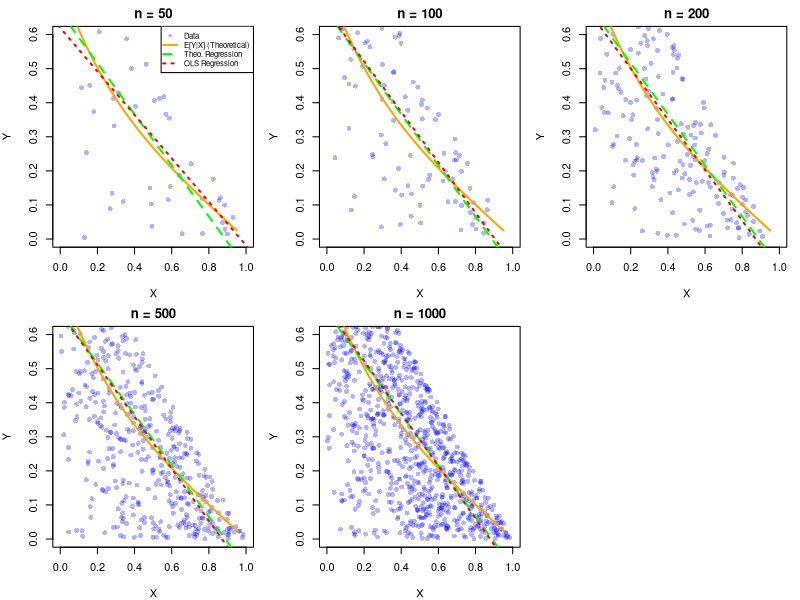

This figure's R source:
# Linear Regression Task
# Joint density: f(x,y) = c(x + y^2) on [0,1]^2 with x + y < 1

# ============================================================================
# Part 1: 理论计算
# ============================================================================

# 归一化常数 c = 4 (已通过积分验证)
c <- 4

# 理论条件期望 E[Y|X=x]
theoretical_cond_exp <- function(x) {
  return(3 * (1 - x) * (1 + x^2) / (4 * (1 + x + x^2)))
}

# 数值积分计算理论回归线系数
calculate_theoretical_regression <- function(n_grid = 1000) {
  # 初始化
  EX <- 0
  EY <- 0
  EX2 <- 0
  EXY <- 0
  total_prob <- 0
  
  # 网格积分
  dx <- 1 / n_grid
  dy <- 1 / n_grid
  
  for (i in 0:(n_grid - 1)) {
    x <- i / n_grid
    for (j in 0:(n_grid - 1)) {
      y <- j / n_grid
      
      if (x + y < 1) {
        prob <- c * (x + y^2) * dx * dy
        EX <- EX + x * prob
        EY <- EY + y * prob
        EX2 <- EX2 + x^2 * prob
        EXY <- EXY + x * y * prob
        total_prob <- total_prob + prob
      }
    }
  }
  
  # 归一化
  EX <- EX / total_prob
  EY <- EY / total_prob
  EX2 <- EX2 / total_prob
  EXY <- EXY / total_prob
  
  # 计算回归系数: beta = Cov(X,Y) / Var(X)
  beta <- (EXY - EX * EY) / (EX2 - EX^2)
  alpha <- EY - beta * EX
  
  return(list(alpha = alpha, beta = beta, EX = EX, EY = EY, EX2 = EX2, EXY = EXY))
}

# 计算理论回归线 E[Y|X=x] = 3(1-x)(1+x²) / [4(1+x+x²)]
theoretical_reg <- calculate_theoretical_regression()
cat("Theoretical Regression Line:\n")
cat(sprintf("Y = %.4f + %.4f * X\n", theoretical_reg$alpha, theoretical_reg$beta))
cat(sprintf("E[X] = %.4f, E[Y] = %.4f\n\n", theoretical_reg$EX, theoretical_reg$EY))

# ============================================================================
# Part 2: 从分布中抽样 (Rejection Sampling)
# ============================================================================

# 拒绝抽样方法生成样本
generate_sample <- function(n, c = 4) {
  samples <- matrix(nrow = 0, ncol = 2)
  max_density <- c * 1  # maximum value of c(x + y^2) on the region
  
  attempts <- 0
  max_attempts <- n * 1000
  
  while (nrow(samples) < n && attempts < max_attempts) {
    # 在 [0,1]^2 中均匀抽样
    x <- runif(1)
    y <- runif(1)
    
    # 检查是否在定义域内
    if (x + y < 1) {
      # 计算密度
      density <- c * (x + y^2)
      u <- runif(1) * max_density
      
      # 接受-拒绝步骤
      if (u <= density) {
        samples <- rbind(samples, c(x, y))
      }
    }
    attempts <- attempts + 1
  }
  
  colnames(samples) <- c("x", "y")
  return(as.data.frame(samples))
}

# ============================================================================
# Part 3: 模拟不同样本量并计算OLS估计
# ============================================================================

# 样本量
sample_sizes <- c(50, 100, 200, 500, 1000)

# 存储结果
ols_results <- list()

# 打开PDF设备保存图片
pdf("linear_regression.pdf", width = 12, height = 8)

# 设置绘图参数
par(mfrow = c(2, 3), mar = c(4, 4, 2, 1))

for (n in sample_sizes) {
  cat(sprintf("\n=== Sample size: %d ===\n", n))
  
  # 生成样本
  data <- generate_sample(n)
  
  # OLS回归
  ols_model <- lm(y ~ x, data = data)
  ols_alpha <- coef(ols_model)[1]
  ols_beta <- coef(ols_model)[2]
  
  # 存储结果
  ols_results[[as.character(n)]] <- list(
    alpha = ols_alpha,
    beta = ols_beta,
    n = n
  )
  
  cat(sprintf("OLS Regression: Y = %.4f + %.4f * X\n", ols_alpha, ols_beta))
  
  # 绘图
  plot(data$x, data$y, 
       pch = 16, col = rgb(0, 0, 1, 0.3), 
       xlim = c(0, 1), ylim = c(0, 0.6),
       xlab = "X", ylab = "Y",
       main = sprintf("n = %d", n))
  
  # 添加理论条件期望曲线 (橙色)
  x_seq <- seq(0, 0.95, length.out = 100)
  y_cond <- sapply(x_seq, theoretical_cond_exp)
  lines(x_seq, y_cond, col = "orange", lwd = 2)
  
  # 添加理论回归线 (绿色虚线)
  y_theo_reg <- theoretical_reg$alpha + theoretical_reg$beta * x_seq
  lines(x_seq, y_theo_reg, col = "green", lwd = 2, lty = 2)
  
  # 添加OLS回归线 (红色虚线)
  abline(ols_model, col = "red", lwd = 2, lty = 3)
  
  # 添加图例
  if (n == 50) {
    legend("topright", 
           legend = c("Data", "E[Y|X] (Theoretical)", 
                      "Theo. Regression", "OLS Regression"),
           col = c(rgb(0, 0, 1, 0.3), "orange", "green", "red"),
           lty = c(NA, 1, 2, 3),
           pch = c(16, NA, NA, NA),
           lwd = c(NA, 2, 2, 2),
           cex = 0.7)
  }
}

# 关闭PDF设备
dev.off()
cat("\nPlots saved to linear_regression.pdf\n")

# ============================================================================
# Part 4: 比较结果
# ============================================================================

cat("\n\n=== Summary of Results ===\n")
cat(sprintf("Theoretical Regression: Y = %.4f + %.4f * X\n\n", 
            theoretical_reg$alpha, theoretical_reg$beta))

cat("OLS Estimates:\n")
for (n in sample_sizes) {
  result <- ols_results[[as.character(n)]]
  cat(sprintf("n = %4d: Y = %.4f + %.4f * X\n", 
              result$n, result$alpha, result$beta))
}
